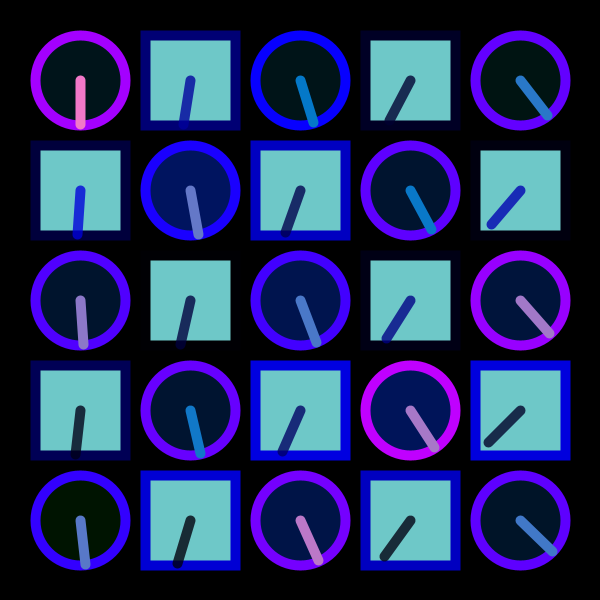
Frame 1 (no input)
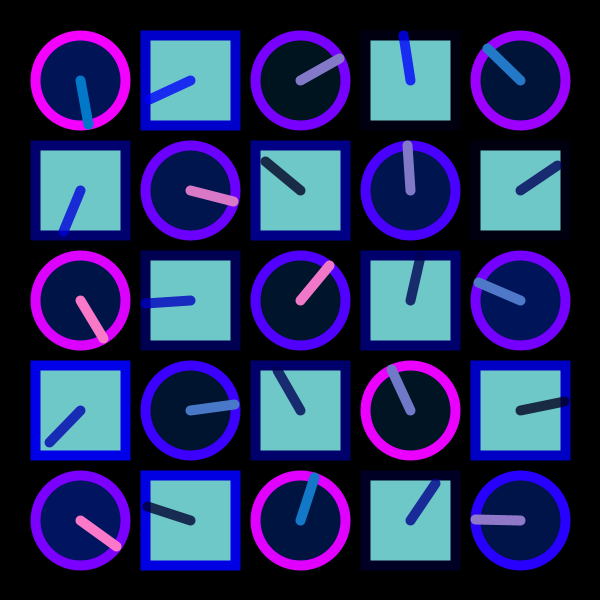
Frame 60 (the mouse pressed at the canvas centre just before this capture)
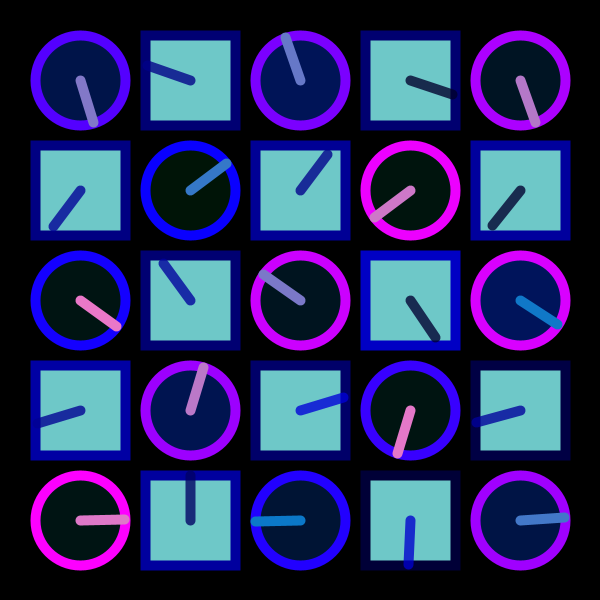
Frame 120 (the mouse held since frame 60 and released just before this capture)

The Processing sketch that drew these frames (run headless with seeded random() and noise(); from frame 60 on, the mouse is pressed at the canvas centre):

// Processing sketch: processing_151748
// ── processing_151748.pde

/*
 * Written for the FutureLearn Creative Coding Course of Monash University
 * Week 2, 04 - The Clocks
 * modified by Luvi, June 15th 2014
 *
 * This program draws a grid of alternately circular and square "clocks", whose hands move faster
 * the higher the clock number is.
 * The functions "movingCircle" and "movingCircle2" are used to draw each clock, 
 * using position, size and hand angle as arguments and depending on whether its number is even or odd.
 * Colors are set to change randomly for psychedelic effect.
 *
 */
 
 void setup() {
  size(600, 600);
  background(0);
  rectMode(CENTER);
  noStroke();
}

void draw() {
  background(0);
  noStroke();
 
  int num = 5;
  int margin = 80;
 
  float gutter = 20; //distance between each cell
  float cellsize = ( width - (2 * margin) - gutter * (num - 1) ) / (num - 1);
 
  int circleNumber = 0; // counter
 
  for (int i=0; i<num; i++) {
    for (int j=0; j<num; j++) {
      ++circleNumber;
 
      float tx = margin + cellsize * i + gutter * i;
      float ty = margin + cellsize * j + gutter * j;
      
      if (circleNumber % 2 !=0 ){
         
      movingCircle(tx, ty, cellsize, circleNumber * TWO_PI * millis() / 60000.0);
    }
     
      else    
      movingCircle2(tx, ty, cellsize, circleNumber * TWO_PI * millis() / 60000.0);
    }
     
  }
}//end of draw

void movingCircle(float x, float y, float size, float angle) {
 
  // calculate endpoint of the line
  float tempX = x + (size / 2) * sin(angle);
  float tempY = y + (size / 2) * cos(angle);
 
  stroke(random(255),0,255);
  strokeWeight(10);
  fill(0,50,random(255),100);
  ellipse(x, y, size, size); // lilac circle
 
  stroke(random(255),120,200);
  line(x, y, tempX, tempY); // purple line
   
}
void movingCircle2(float x, float y, float size, float angle) {
  // calculate endpoint of the line
  float tempX = x - (size / 2) * sin(angle);
  float tempY = y + (size / 2) * cos(angle);
 
  stroke(0,0,random(255));
  strokeWeight(10);
  fill(140,255,255, 200);
  rect(x, y, size, size); // circle2 ie square
 
  stroke(0,0,random(255), 200);
  line(x, y, tempX, tempY); // white line
}
